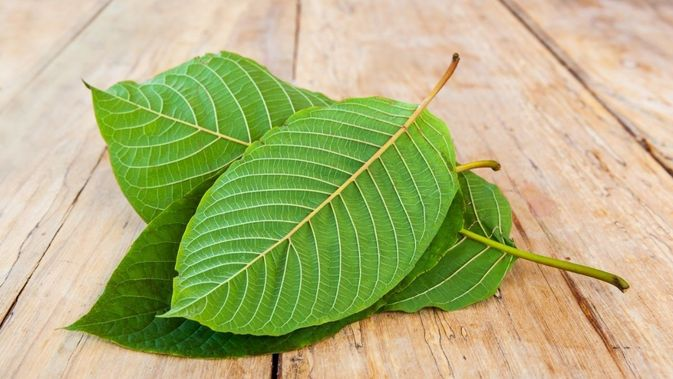
#> input picture daun.jpg, 673 x 379 px, found by its file name
$ python Rozin_UTS_CITRA.py
#> lines starting #> are read from the running program, lines starting #| are printed output that depends on the picture
import cv2
image = cv2.imread('D:\Citra\daun.jpg')
#> image is the input picture: shape (379, 673, 3); mean B, G, R 124.8, 179.3, 176.7
cv2.imshow("Original", image)

# [13 lines of commented-out code are left out]
kernelSizes = [(3,3),(5,5),(7,7)]

# [5 lines of commented-out code are left out]

for kernelSize in kernelSizes:
    kernel = cv2.getStructuringElement(cv2.MORPH_RECT, kernelSize)
    opening = cv2.morphologyEx(image,cv2.MORPH_CLOSE, kernel)
    cv2.imshow(f"Closing : ({kernelSize[0]}, {kernelSize[1]}", opening)
    cv2.waitKey(0)
#> this loop made 3 passes
#> pass 2, `opening = cv2.morphologyEx(image,cv2.MORPH_CLOSE, kernel)`:
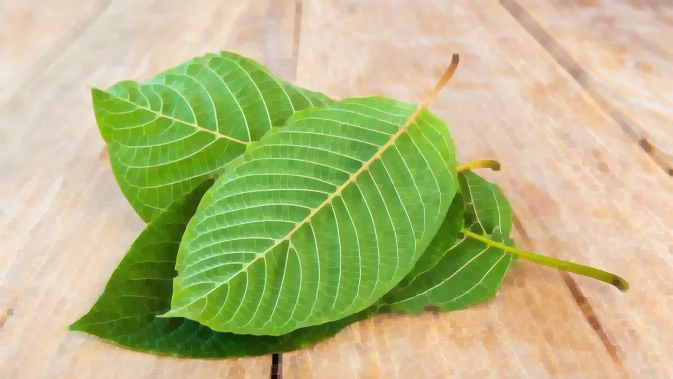
#> opening: shape (379, 673, 3); mean B, G, R 131, 186, 183
#> pass 3, `opening = cv2.morphologyEx(image,cv2.MORPH_CLOSE, kernel)`:
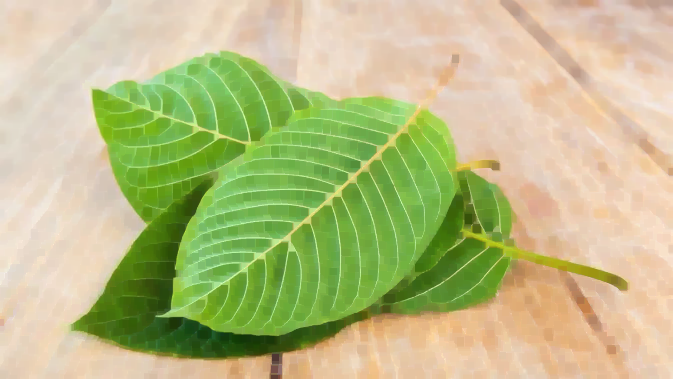
#> opening: shape (379, 673, 3); mean B, G, R 134.2, 188.9, 185.9

$ run again, with Botak.jpg copied over daun.jpg
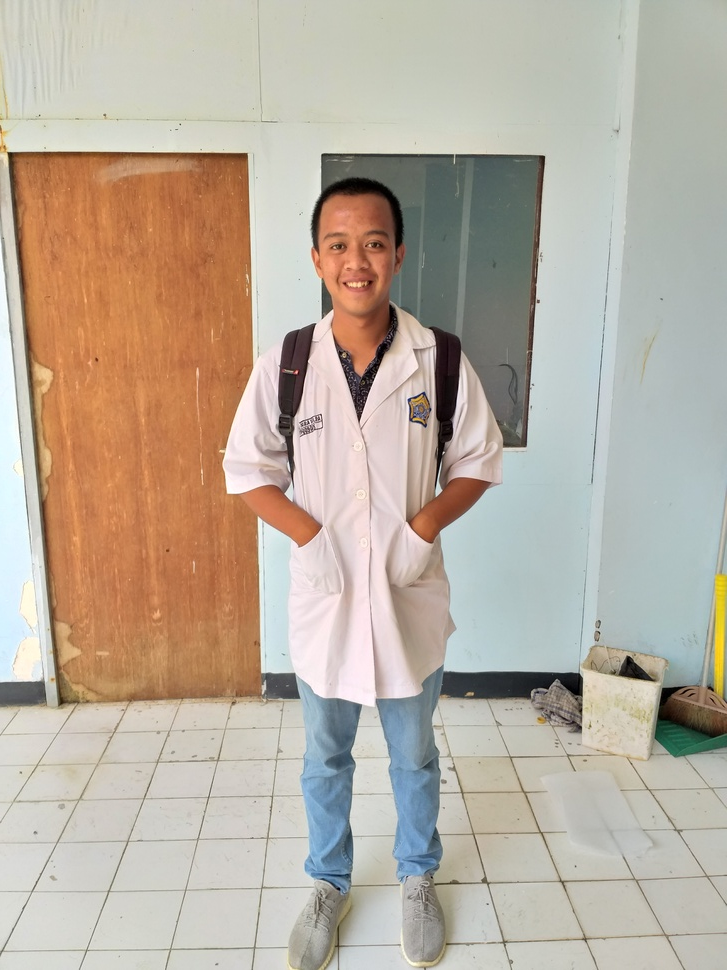
#> input picture Botak.jpg, 727 x 970 px, shrunk from 3456 x 4608 before the run, found by its file name
#> image is the input picture: shape (970, 727, 3); mean B, G, R 159.8, 173.8, 185.3
#> the loop `for kernelSize in kernelSizes:` made 3 passes
#> pass 2, `opening = cv2.morphologyEx(image,cv2.MORPH_CLOSE, kernel)`:
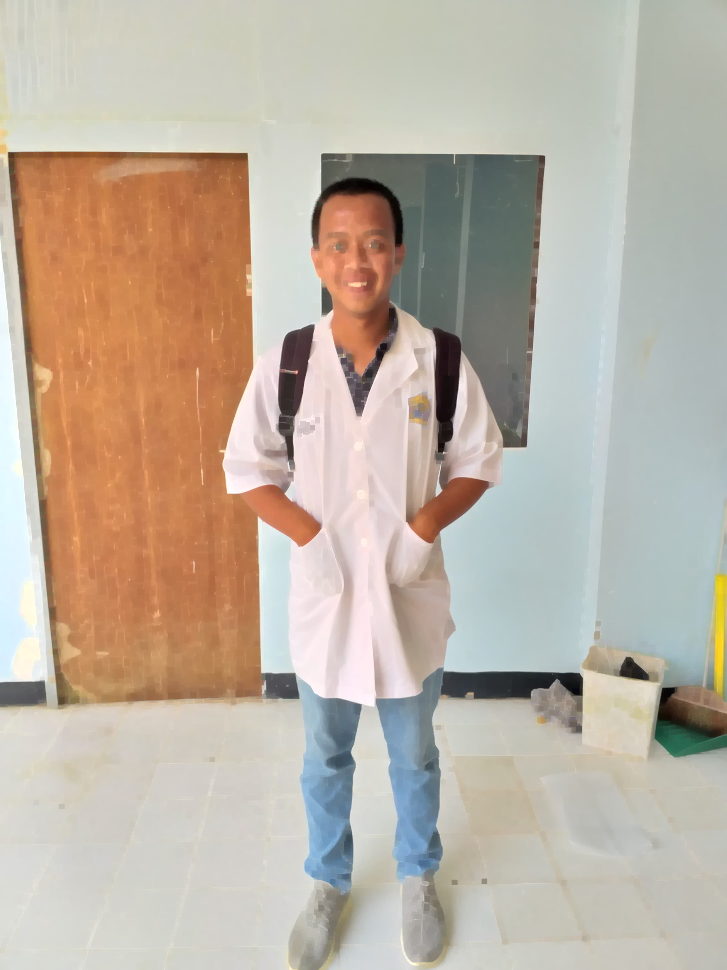
#> opening: shape (970, 727, 3); mean B, G, R 163.2, 177.3, 188.8
